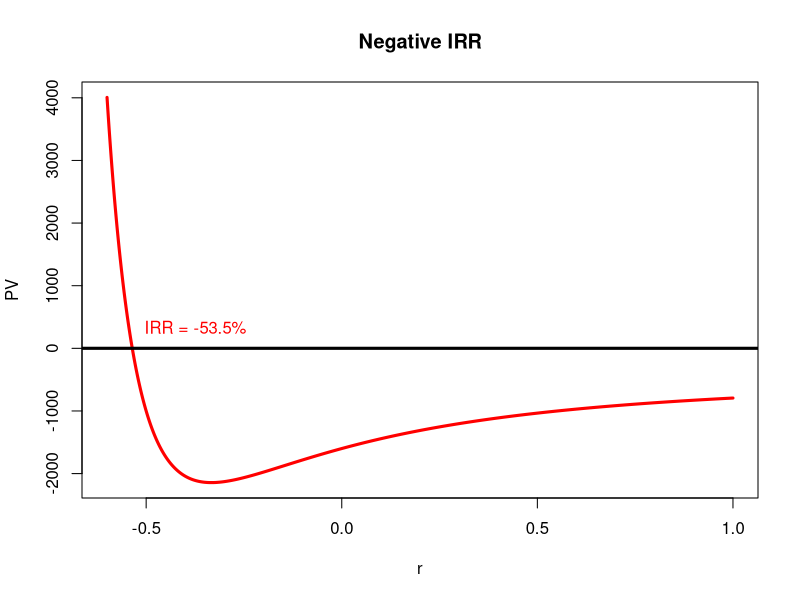

This figure's R source:

# Give an example of a project with no IRR and an example with multiple IRRs.

r = seq(-0.6, 1, 0.001)

#a = c(-400, 100, 150, 200, 150)     # cash flow, single IRR

#a = c(-400, 350, 800, 580, -1450)    # cash flow, multiple IRRs

#a = c(-400, -300, -800, -600, -500)    # cash flow, no IRRs

a = c(-400, -300, -800, -600, 500)    # cash flow, no IRRs in (0,1), but with negative IRR


M=length(r)

N=length(a)

PV = numeric(M)

for(i in 1:M) {
  val=0
  
  for(j in 1:N) {
    val = val + a[j]/(1+r[i])^(j-1)
  }
  
  PV[i] = val
}



# To find the IRR

f = function(x) a[1]+a[2]/(1+x)+a[3]/(1+x)^2+a[4]/(1+x)^3+a[5]/(1+x)^4

IRR = uniroot(f, c(-0.7, 1), tol=0.0001)

IRR$root


# To plot the graph

plot(r, PV, type="l", col="red", lwd=3, xlab="r", ylab="PV", main="Negative IRR")

abline(h = 0.0, col="black", lwd=3)

text(-0.53, 300, "IRR = -53.5%", col="red", pos=4)

